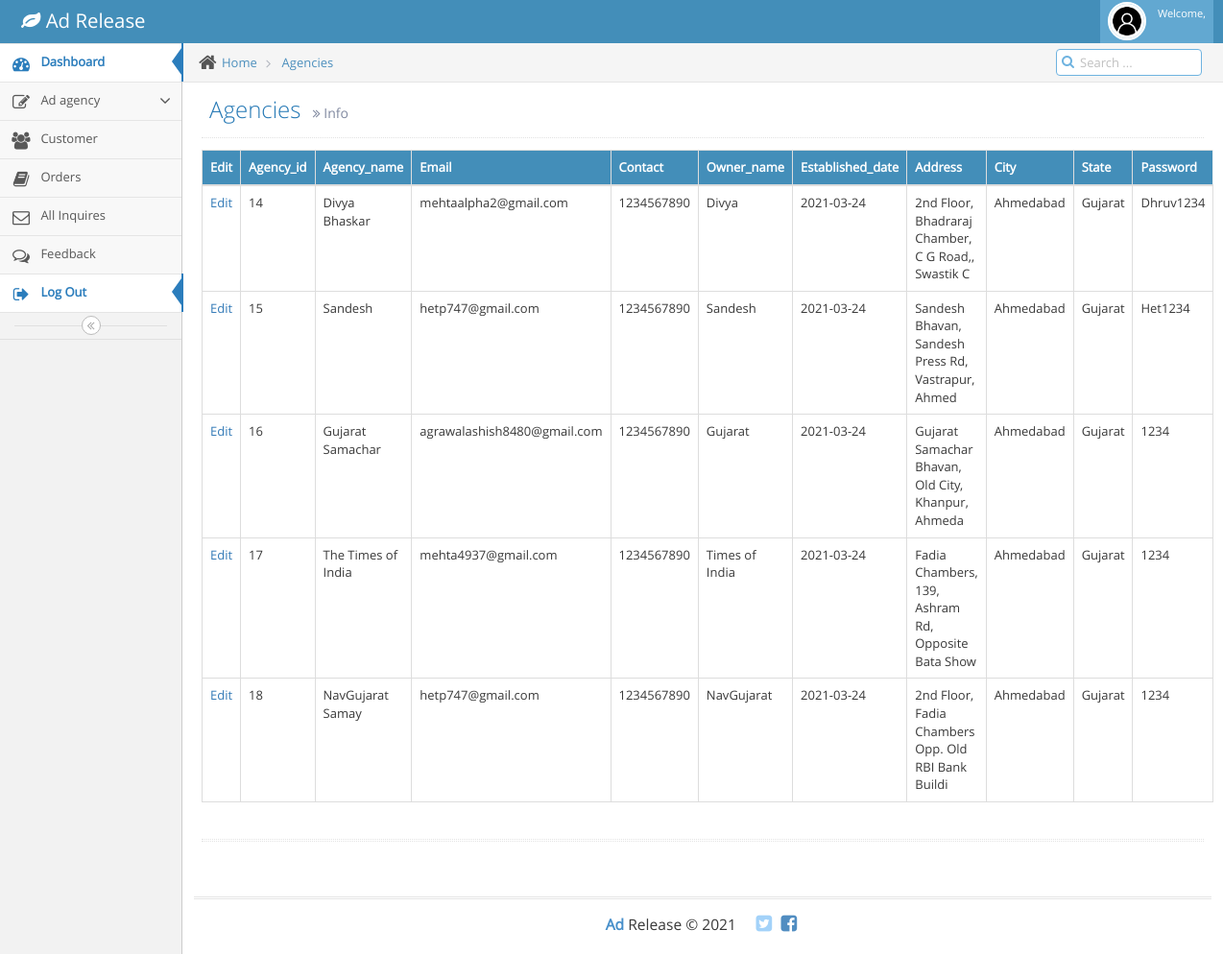
The app's page /admin/agencies.php with its own data.
### tables this page shows
CREATE TABLE `company` (
  `Agency_id` int(20) NOT NULL,
  `Agency_name` varchar(40) NOT NULL,
  `Email` varchar(50) NOT NULL,
  `Contact` bigint(10) NOT NULL,
  `Owner_name` varchar(40) NOT NULL,
  `Established_date` date NOT NULL,
  `Address` varchar(50) NOT NULL,
  `City` varchar(40) NOT NULL,
  `State` varchar(40) NOT NULL,
  `Request_date` date NOT NULL,
  `Password` varchar(40) NOT NULL,
  `Status` varchar(50) NOT NULL
);

### admin/agencies.php (the view, shortened to what this page needs)
<?php
include 'connection.php';
$result = $con->query("select * from company");
?>
<!DOCTYPE html>
<html lang="en">
	<head>
		<link rel="stylesheet" href="assets/css/bootstrap.min.css" />
		<link rel="stylesheet" href="assets/font-awesome/4.5.0/css/font-awesome.min.css" />
		<link rel="stylesheet" href="assets/css/ace.min.css" class="ace-main-stylesheet" id="main-ace-style" />
		<link rel="stylesheet" href="assets/css/ace-skins.min.css" />
		<link rel="stylesheet" href="assets/css/ace-rtl.min.css" />
	</head>
	<body class="no-skin">
		<?php include 'common/header.php';?>
		<div class="main-container ace-save-state" id="main-container">
			<?php include 'common/sidebar.php';?>
			<div class="main-content">
				<div class="main-content-inner">
					<div class="breadcrumbs ace-save-state" id="breadcrumbs">
						<ul class="breadcrumb">
							<li>
								<i class="ace-icon fa fa-home home-icon"></i>
								<a href="dashboard.php">Home</a>
							</li>
							<li>
								<a href="#">Agencies</a>
							</li>
						</ul>
						<div class="nav-search" id="nav-search">
							<form class="form-search">
								<span class="input-icon">
									<input type="text" placeholder="Search ..." class="nav-search-input" id="nav-search-input" autocomplete="off" />
									<i class="ace-icon fa fa-search nav-search-icon"></i>
								</span>
							</form>
						</div>
					</div>
					<div class="page-content">
						<div class="page-header">
							<h1>
								Agencies
								<small>
									<i class="ace-icon fa fa-angle-double-right"></i>
									Info
								</small>
							</h1>
						</div>
						<div class="row">
							<div class="col-xs-12">
								<div class="row">
									<div class="col-xs-12">
										<table id="simple-table" class="table  table-bordered table-hover">
											<thead style="">
												<tr style="color:;">
													<th>Edit</th>
													<th>Agency_id</th>
													<th>Agency_name</th>
													<th>Email</th>
													<th>Contact</th>
													<th>Owner_name</th>
													<th>Established_date</th>
													<th>Address</th>
													<th>City</th>
													<th>State</th>
													<th>Password</th>
												</tr>
											</thead>
											<tbody>
											<?php
												while ($row = $result->fetch_object())
											    {
													?>
														<tr>
															<td><a href="editagencies.php?editid=<?php echo $row->Agency_id;?>">Edit</a></td>
															<td><?php echo $row->Agency_id;?></td>
															<td><?php echo $row->Agency_name;?></td>
															<td><?php echo $row->Email;?></td>
															<td><?php echo $row->Contact;?></td>
															<td><?php echo $row->Owner_name;?></td>
															<td><?php echo $row->Established_date;?></td>
															<td><?php echo $row->Address;?></td>
															<td><?php echo $row->City;?></td>
															<td><?php echo $row->State;?></td>
															<td><?php echo $row->Password;?></td>
														</tr>
													<?php
												}
											?>
											</tbody>
										</table>
									</div>
								</div>
								<div class="hr hr-18 dotted hr-double"></div>
							</div>
						</div>
					</div>
				</div>
			</div>
			<?php include 'common/footer.php';?>
		</div>
	</body>
</html>

### admin/agencies.php (style rules this page uses)
th { background-color:#438EB9; color: white; }

### records on screen
company: Agency_id "14", Agency_name "Divya Bhaskar", Email "mehtaalpha2@gmail.com", Contact "1234567890", Owner_name "Divya", Established_date "2021-03-24", Address "2nd Floor, Bhadraraj Chamber, C G Road,, Swastik C", City "Ahmedabad", State "Gujarat", Password "Dhruv1234"
company: Agency_id "15", Agency_name "Sandesh", Email "hetp747@gmail.com", Contact "1234567890", Owner_name "Sandesh", Established_date "2021-03-24", Address "Sandesh Bhavan, Sandesh Press Rd, Vastrapur, Ahmed", City "Ahmedabad", State "Gujarat", Password "Het1234"
company: Agency_id "16", Agency_name "Gujarat Samachar", Email "agrawalashish8480@gmail.com", Contact "1234567890", Owner_name "Gujarat", Established_date "2021-03-24", Address "Gujarat Samachar Bhavan, Old City, Khanpur, Ahmeda", City "Ahmedabad", State "Gujarat", Password "1234"
company: Agency_id "17", Agency_name "The Times of India", Email "mehta4937@gmail.com", Contact "1234567890", Owner_name "Times of India", Established_date "2021-03-24", Address "Fadia Chambers, 139, Ashram Rd, Opposite Bata Show", City "Ahmedabad", State "Gujarat", Password "1234"
company: Agency_id "18", Agency_name "NavGujarat Samay", Email "hetp747@gmail.com", Contact "1234567890", Owner_name "NavGujarat", Established_date "2021-03-24", Address "2nd Floor, Fadia Chambers Opp. Old RBI Bank Buildi", City "Ahmedabad", State "Gujarat", Password "1234"
